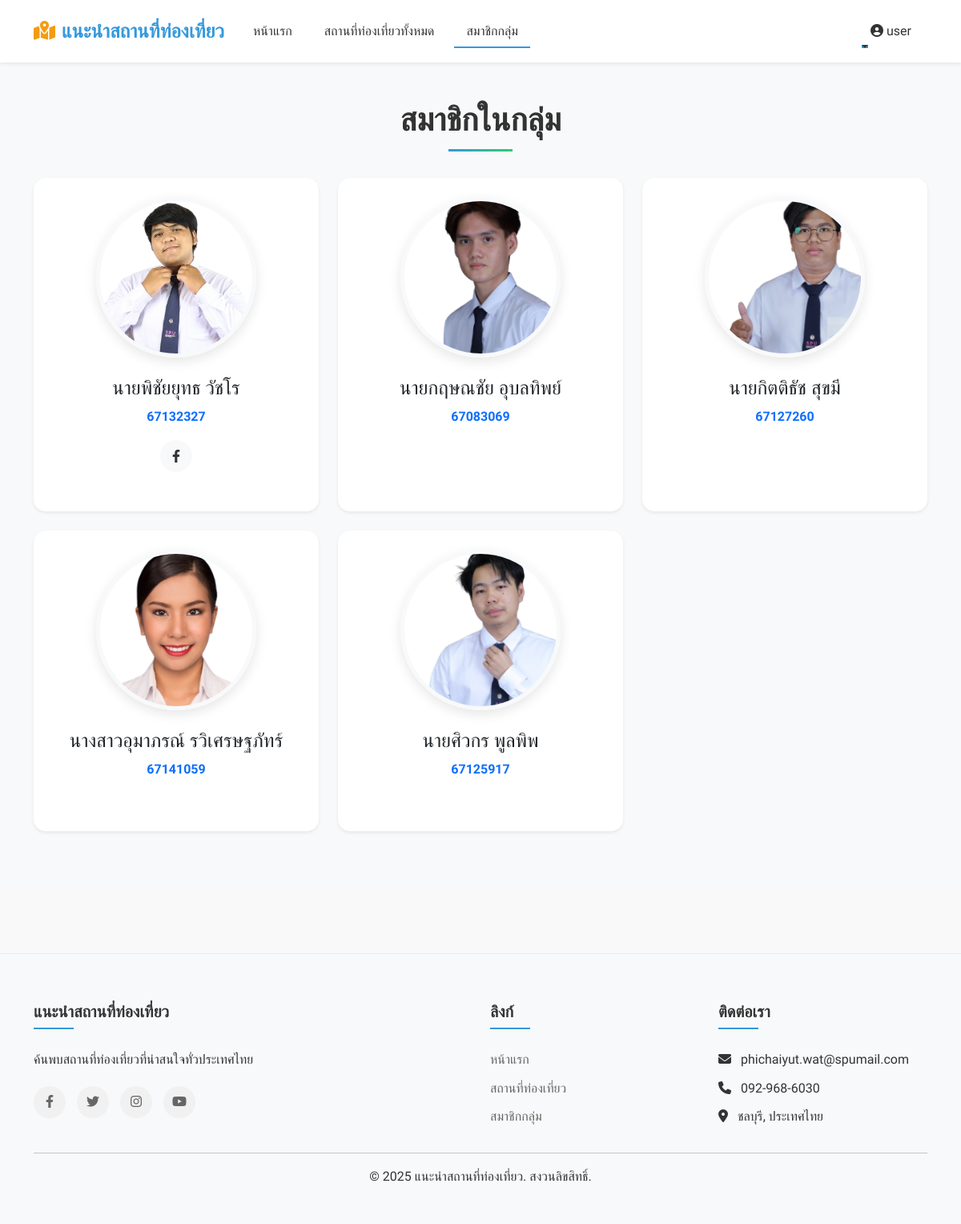
Screenshot of /about/ (signed in) with the database file from the repository.
### tourism/models.py (models this page shows, shortened)
class TeamMember(models.Model):
    student_id = models.CharField(max_length=15, verbose_name="รหัสนักศึกษา")
    first_name = models.CharField(max_length=100, verbose_name="ชื่อ")
    last_name = models.CharField(max_length=100, verbose_name="นามสกุล")
    photo = models.ImageField(upload_to='team/', verbose_name="รูปภาพ", blank=True, null=True)
    order = models.IntegerField(default=0, verbose_name="ลำดับการแสดงผล")
    facebook = models.URLField(blank=True, null=True, verbose_name="Facebook")
    twitter = models.URLField(blank=True, null=True, verbose_name="Twitter")
    instagram = models.URLField(blank=True, null=True, verbose_name="Instagram")
    linkedin = models.URLField(blank=True, null=True, verbose_name="LinkedIn")
    created_at = models.DateTimeField(auto_now_add=True, verbose_name="วันที่สร้าง")
    updated_at = models.DateTimeField(auto_now=True, verbose_name="วันที่แก้ไขล่าสุด")
    class Meta:
        verbose_name = "สมาชิกในทีม"
        verbose_name_plural = "สมาชิกในทีม"
        ordering = ['order', 'id']
    @property
    def full_name(self):
        return f"{self.first_name} {self.last_name}"

### tourism/views.py (the view)
# urls.py: path('about/', views.about, name='about'),
def about(request):
    team_members = TeamMember.objects.all()
    context = {
        'team_members': team_members
    }
    return render(request, 'tourism/about.html', context)

### templates/tourism/about.html (shortened to what this page needs)
{% extends 'base.html' %}
{% block content %}
    <section class="py-5 bg-light">
        <div class="container">
            <h2 class="text-center mb-5">สมาชิกในกลุ่ม</h2>
            {% if team_members %}
                <div class="row">
                    {% for member in team_members %}
                        <div class="col-lg-4 col-md-6 mb-4">
                            <div class="card border-0 shadow-sm text-center h-100 team-card">
                                <div class="card-body p-4">
                                    <div class="rounded-circle overflow-hidden mx-auto mb-4 position-relative team-photo">
                                        {% if member.photo %}
                                            <img src="{{ member.photo.url }}" alt="{{ member.full_name }}" class="img-fluid">
                                        {% else %}
                                            <img src="/placeholder.svg?height=200&width=200" alt="{{ member.full_name }}" class="img-fluid">
                                        {% endif %}
                                    </div>
                                    <h4>{{ member.first_name }} {{ member.last_name }}</h4>
                                    <p class="text-primary fw-bold">{{ member.student_id }}</p>
                                    <div class="d-flex justify-content-center social-icons">
                                        {% if member.facebook %}
                                            <a href="{{ member.facebook }}" target="_blank" class="social-icon facebook">
                                                <i class="fab fa-facebook-f"></i>
                                            </a>
                                        {% endif %}
                                    </div>
                                </div>
                            </div>
                        </div>
                    {% endfor %}
                </div>
            {% else %}
                <div class="alert alert-info text-center">
                    <i class="fas fa-info-circle me-2"></i>ยังไม่มีข้อมูลสมาชิกในกลุ่ม กรุณาเพิ่มข้อมูลในหน้าผู้ดูแลระบบ
                </div>
            {% endif %}
        </div>
    </section>
{% endblock %}

### templates/base.html (shortened to what this page needs)
<!DOCTYPE html>
<html lang="th">
  <head>
    <link
      href="https://cdn.jsdelivr.net/npm/bootstrap@5.3.0/dist/css/bootstrap.min.css"
      rel="stylesheet"
    />
    <link
      rel="stylesheet"
      href="https://cdnjs.cloudflare.com/ajax/libs/font-awesome/6.4.0/css/all.min.css"
    />
  </head>
  <body>
    <nav class="navbar navbar-expand-lg navbar-light bg-light shadow-sm">
      <div class="container">
        <a class="navbar-brand" href="{% url 'home' %}">
          <i class="fas fa-map-marked-alt me-2"></i>แนะนำสถานที่ท่องเที่ยว
        </a>
        <div class="collapse navbar-collapse" id="navbarNav">
          <ul class="navbar-nav me-auto">
            <li class="nav-item">
              <a class="nav-link" href="{% url 'home' %}">หน้าแรก</a>
            </li>
            <li class="nav-item">
              <a class="nav-link" href="{% url 'place_list' %}"
                >สถานที่ท่องเที่ยวทั้งหมด</a
              >
            </li>
              <li class="nav-item">
                  <a class="nav-link" href="{% url 'about' %}">สมาชิกกลุ่ม</a>
              </li>
          </ul>
          <ul class="navbar-nav">
            {% if user.is_authenticated %}
            <li class="nav-item dropdown">
              <a
                class="nav-link dropdown-toggle"
                href="#"
                id="navbarDropdown"
                role="button"
                data-bs-toggle="dropdown"
                aria-expanded="false"
              >
                <i class="fas fa-user-circle me-1"></i>{{ user.username }}
              </a>
            </li>
            {% endif %}
          </ul>
        </div>
      </div>
    </nav>
    <main>{% block content %}{% endblock %}</main>
    <footer class="bg-light">
      <div class="container">
        <div class="row">
          <div class="col-md-6">
            <h5>แนะนำสถานที่ท่องเที่ยว</h5>
            <p>ค้นพบสถานที่ท่องเที่ยวที่น่าสนใจทั่วประเทศไทย</p>
            <div class="social-icons">
              <a href="#"><i class="fab fa-facebook-f"></i></a>
              <a href="#"><i class="fab fa-twitter"></i></a>
              <a href="#"><i class="fab fa-instagram"></i></a>
              <a href="#"><i class="fab fa-youtube"></i></a>
            </div>
          </div>
          <div class="col-md-3">
            <h5>ลิงก์</h5>
            <ul class="list-unstyled">
              <li>
                <a href="{% url 'home' %}" class="text-decoration-none"
                  >หน้าแรก</a
                >
              </li>
              <li>
                <a href="{% url 'place_list' %}" class="text-decoration-none"
                  >สถานที่ท่องเที่ยว</a
                >
              </li>
                <li>
                    <a href="{% url 'about' %}" class="text-decoration-none">สมาชิกกลุ่ม</a
                >
                </li>
            </ul>
          </div>
          <div class="col-md-3">
            <h5>ติดต่อเรา</h5>
            <ul class="list-unstyled">
              <li>
                <i class="fas fa-envelope me-2"></i> phichaiyut.wat@spumail.com
              </li>
              <li><i class="fas fa-phone me-2"></i> 092-968-6030</li>
              <li>
                <i class="fas fa-map-marker-alt me-2"></i> ชลบุรี, ประเทศไทย
              </li>
            </ul>
          </div>
        </div>
        <hr />
        <div class="text-center">
          <p>&copy; {% now "Y" %} แนะนำสถานที่ท่องเที่ยว. สงวนลิขสิทธิ์.</p>
        </div>
      </div>
    </footer>
  </body>
</html>

### templates/base.html (style rules this page uses)
:root { --primary-color: #3498db; --secondary-color: #2ecc71; --accent-color: #f39c12; --text-color: #333333; --light-bg: #f8f9fa; --dark-bg: #343a40; --border-radius: 10px; --box-shadow: 0 5px 15px rgba(0, 0, 0, 0.1); --transition: all 0.3s ease; }
body { font-family: "Prompt", sans-serif; color: var(--text-color); line-height: 1.6; background-color: #f9f9f9; }
.navbar { padding: 15px 0; transition: all 0.4s ease; background-color: rgba(255, 255, 255, 0.95) !important; backdrop-filter: blur(10px); }
.navbar-brand { font-weight: 700; font-size: 1.5rem; color: var(--primary-color) !important; }
.navbar-brand i { color: var(--accent-color); }
.nav-link { position: relative; font-weight: 500; padding: 8px 15px !important; margin: 0 5px; color: var(--text-color) !important; }
.nav-link::after { content: ""; position: absolute; width: 0; height: 2px; bottom: 0; left: 0; background-color: var(--primary-color); transition: width 0.3s ease; }
.nav-link:hover::after, .nav-link.active::after { width: 100%; }
.dropdown { position: relative; }
.dropdown-toggle::after { display: inline-block; margin-left: 0.255em; vertical-align: 0.255em; content: ""; border-top: 0.3em solid; border-right: 0.3em solid transparent; border-bottom: 0; border-left: 0.3em solid transparent; }
.navbar { padding: 15px 0; transition: all 0.4s ease; background-color: rgba(255, 255, 255, 0.95) !important; backdrop-filter: blur(10px); z-index: 1000; }
.card { border: none; border-radius: var(--border-radius); overflow: hidden; transition: transform 0.4s ease, box-shadow 0.4s ease; margin-bottom: 25px; background-color: white; box-shadow: 0 3px 10px rgba(0, 0, 0, 0.08); }
.card-body { padding: 20px; }
section { padding: 80px 0; }
section h2 { font-size: 2.5rem; font-weight: 700; margin-bottom: 50px; text-align: center; position: relative; }
section h2::after { content: ""; position: absolute; bottom: -15px; left: 50%; transform: translateX(-50%); width: 80px; height: 3px; background: linear-gradient( to right, var(--primary-color), var(--secondary-color) ); }
footer { background-color: var(--light-bg); padding: 60px 0 30px; margin-top: 80px; border-top: 1px solid rgba(0, 0, 0, 0.05); }
footer h5 { font-weight: 600; margin-bottom: 25px; position: relative; padding-bottom: 10px; }
footer h5::after { content: ""; position: absolute; bottom: 0; left: 0; width: 50px; height: 2px; background: var(--primary-color); }
footer ul li { margin-bottom: 10px; }
footer a { color: #666; text-decoration: none; transition: var(--transition); }
footer .social-icons { margin-top: 20px; }
footer .social-icons a { display: inline-block; width: 40px; height: 40px; line-height: 40px; text-align: center; background-color: #f1f1f1; border-radius: 50%; margin-right: 10px; transition: var(--transition); }
.animate-fade-in { animation: fadeIn 0.5s ease forwards; }

### templates/tourism/about.html (style rules this page uses)
.team-card { transition: transform 0.3s ease, box-shadow 0.3s ease; border-radius: 15px; overflow: hidden; }
.team-photo { width: 200px; height: 200px; overflow: hidden; border: 5px solid #f8f9fa; box-shadow: 0 5px 15px rgba(0, 0, 0, 0.1); transition: transform 0.5s ease; }
.team-photo img { width: 100%; height: 100%; object-fit: cover; }
.social-icons { margin-top: 15px; }
.social-icon { display: inline-flex; align-items: center; justify-content: center; width: 40px; height: 40px; border-radius: 50%; margin: 0 5px; background-color: #f8f9fa; color: #333; text-decoration: none; transition: all 0.3s ease; }
.team-card { opacity: 0; animation: fadeInUp 0.5s ease forwards; }
.team-card:nth-child(1) { animation-delay: 0.1s; }

### rows the page displays
TeamMember: photo (picture), first_name "นายพิชัยยุทธ", last_name "วัชโร", student_id "67132327"
TeamMember: photo (picture), first_name "นายกฤษณชัย", last_name "อุบลทิพย์", student_id "67083069"
TeamMember: photo (picture), first_name "นายกิตติธัช", last_name "สุขมี", student_id "67127260"
TeamMember: photo (picture), first_name "นางสาวอุมาภรณ์", last_name "รวิเศรษฐภัทร์", student_id "67141059"
TeamMember: photo (picture), first_name "นายศิวกร", last_name "พูลพิพ", student_id "67125917"

### other values shown
{{ user.username }} "user"
